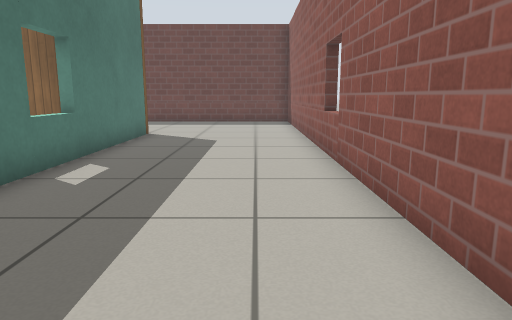
View 1 (above)

16 first-person views from a walk through a Gazebo world. The camera is 0.69 m above the floor, tilts 10° down and sees 70° across. The floor is counted in squares, 0.5 m on a side. Each view is taken from the middle of a square. On the plan, view 1 faces up. The plan holds only what a view shows up to about 15 squares ahead; the rest is blank. Gazebo's built-in surfaces are drawn with simple patterns.

View 2
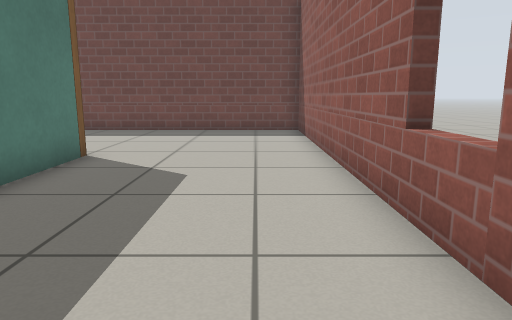

View 3
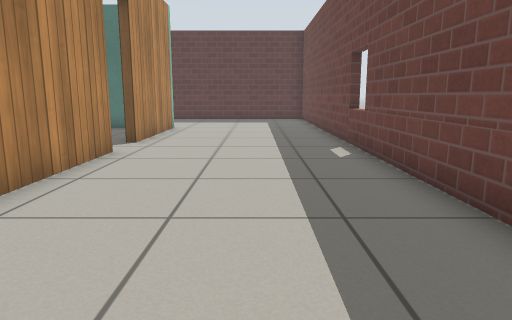

View 4
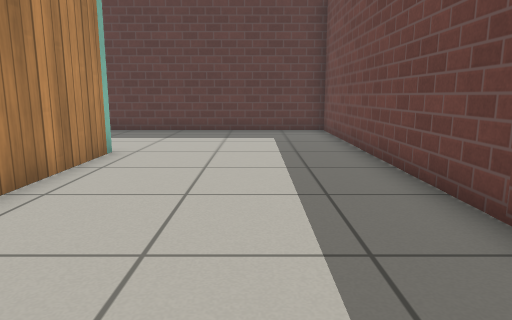

View 5
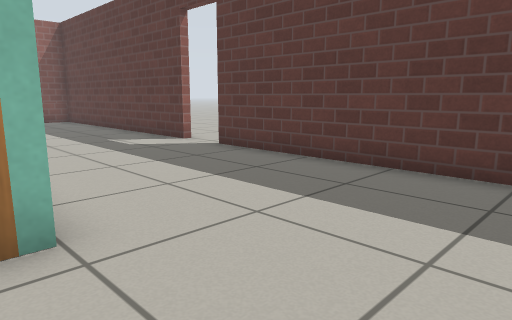

View 6
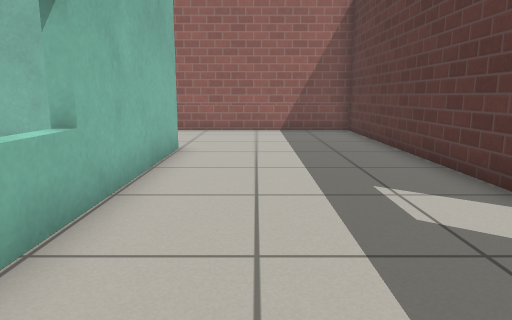

View 7
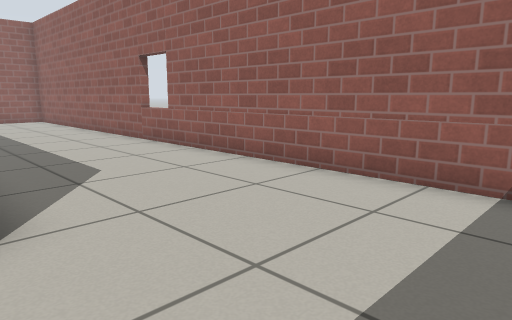

View 8
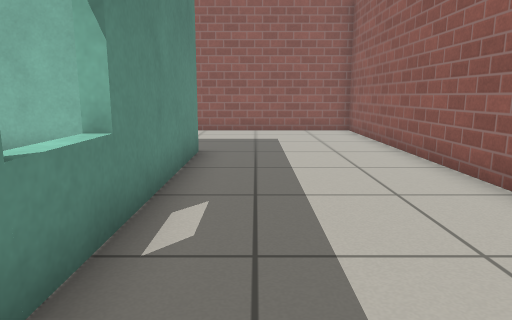

View 9
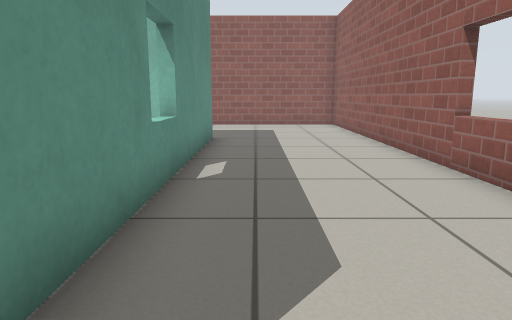

View 10
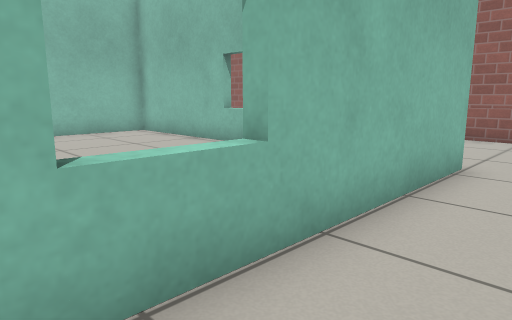

View 11
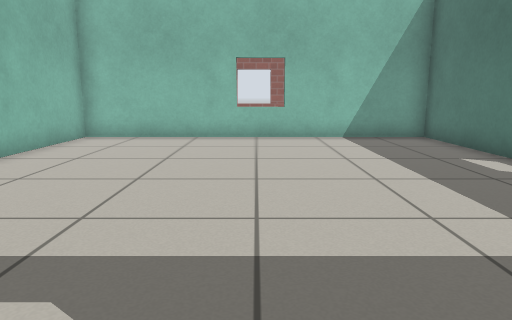

View 12
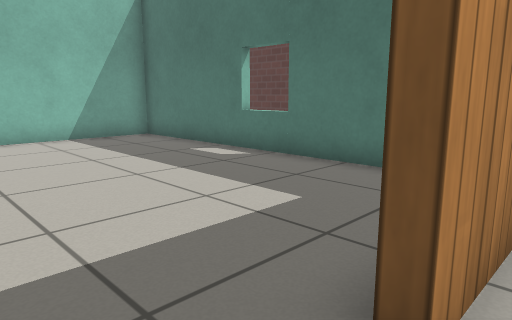

View 13
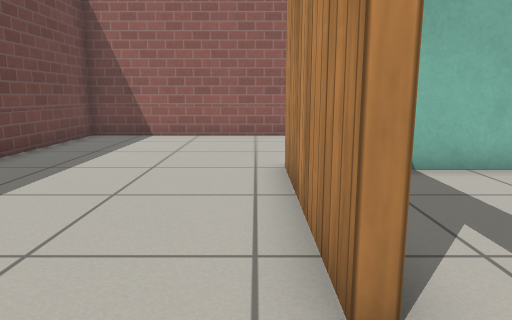

View 14
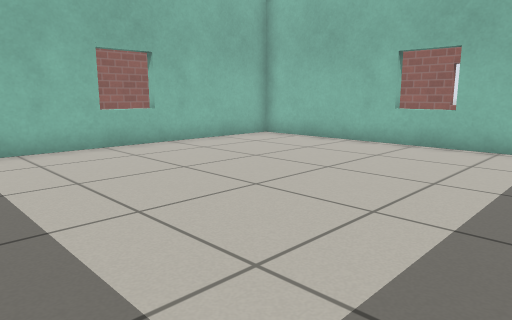

View 15
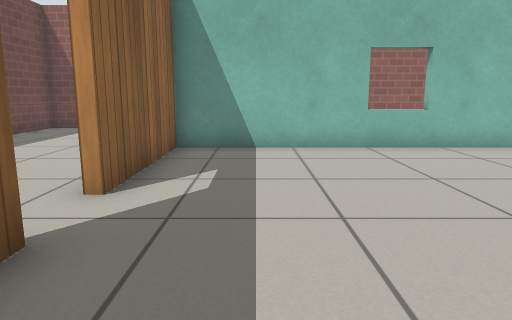

View 16
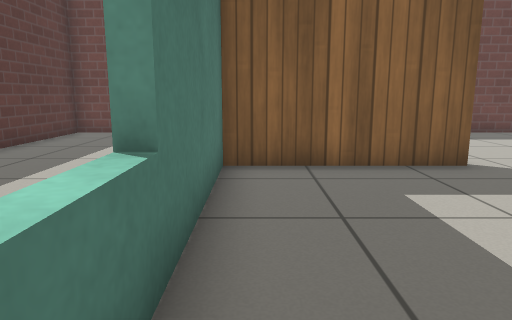

### Floor plan
Ten units are one square. View 1 is at (0, 0); x grows to the right and y downward. Boxes are objects, and circles mark ways between rooms. Rooms are numbered by the first view taken in them; rooms with no view inside come last. Other rooms are left out.
<svg viewBox="-225 -202 247 244">
<path fill="none" stroke="#000" d="M-91 -134 -39 -134 -39 -55M-160 -134 -108 -134M-217 -68 -217 37 17 37 17 -197 -217 -197 -217 -88M-160 -14 -160 -87M-39 -14 -141 -14M-108 -131 -157 -131 -157 -17 -43 -17 -43 -131 -91 -131"/>
<circle cx="-95" cy="-130" r="3" fill="#2a7"/>
<text x="-100" y="-140">1</text>
<text x="-100" y="-80">2</text>
</svg>
Room 1 opens to room 2.

Where each view was taken, in squares from view 1:
view 1: 0 up, 0 right, facing up
view 2: 5 up, 0 right, facing up
view 3: 17 up, 0 right, facing left
view 4: 17 up, 7 left, facing left
view 5: 17 up, 15 left, facing down-left
view 6: 11 up, 18 left, facing down
view 7: 2 up, 20 left, facing down-right
view 8: 0 up, 13 left, facing right
view 9: 0 up, 16 left, facing right
view 10: 9 up, 18 left, facing down-right
view 11: 14 up, 10 left, facing down
view 12: 14 up, 9 left, facing down-left
view 13: 14 up, 11 left, facing right
view 14: 12 up, 14 left, facing down-right
view 15: 11 up, 14 left, facing right
view 16: 6 up, 15 left, facing up
